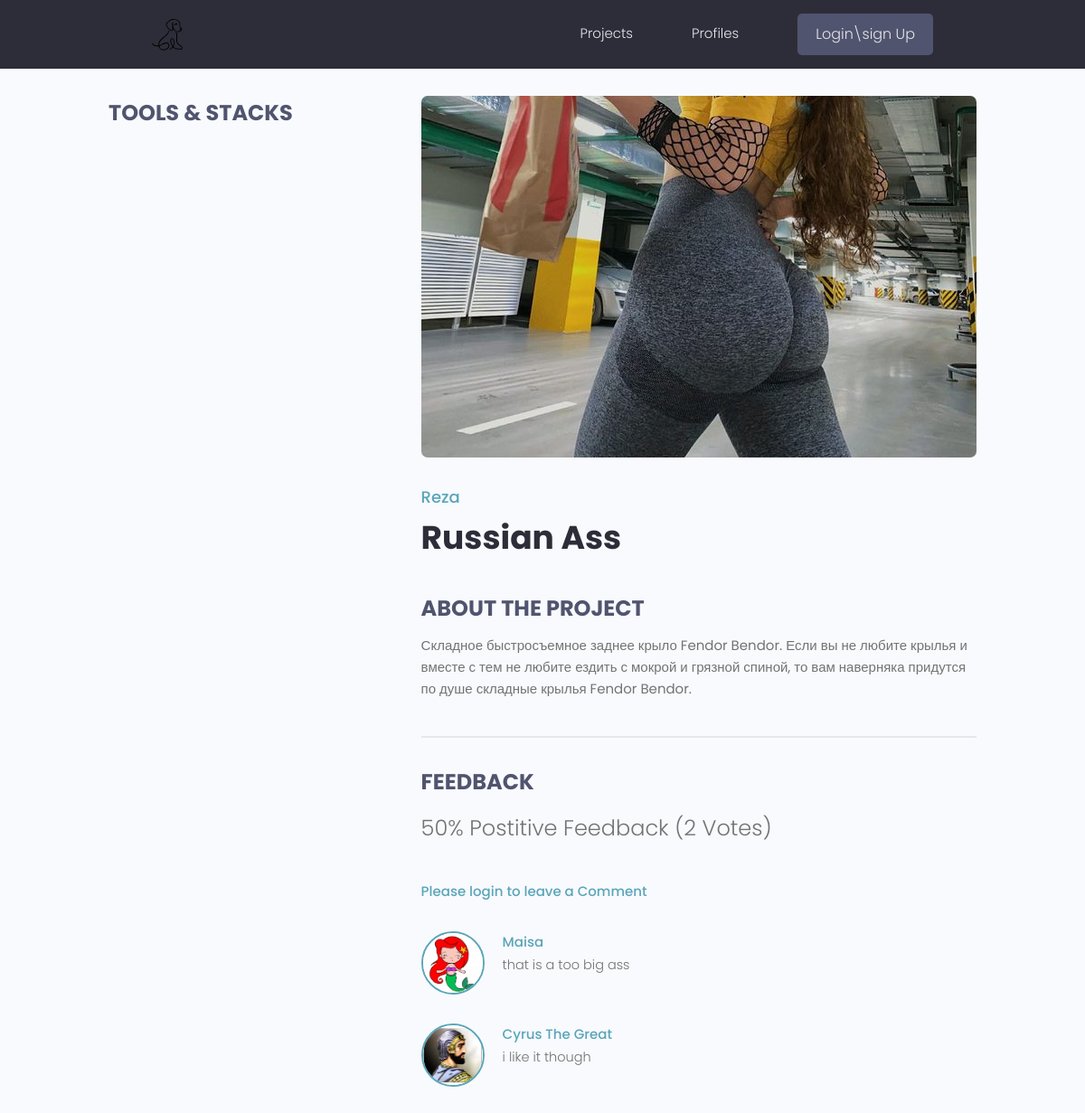
The app's page /project/project/344a4564-18ba-44c3-830e-3e2f1660a4fc/ with its own data.
### projects/models.py (models this page shows, shortened)
class project(models.Model):
    owner=models.ForeignKey(profile,null=True,blank=True,on_delete=models.SET_NULL)
    title=models.CharField(max_length=200)
    descriptions=models.TextField(blank=True,null=True)
    demo_link=models.CharField(max_length=2000,null=True,blank=True)
    source_link=models.CharField(max_length=2000,null=True,blank=True)
    feuchered_image=models.ImageField(null=True,blank=True,default='default.jpg')
    tags=models.ManyToManyField('Tag', blank=True)
    Vote_total=models.IntegerField(default=0,null=True,blank=True)
    Vote_ratio=models.IntegerField(default=0,null=True,blank=True)
    created=models.DateTimeField(auto_now_add=True)
    id=models.UUIDField(default=uuid.uuid4,unique=True
                        ,primary_key=True,editable=False)
    class Meta:
        ordering=['-Vote_ratio','-Vote_total','title']
    @property
    def reviewers(self):
        queryset = self.review_set.all().values_list('owner__id', flat=True)
        return queryset

class review(models.Model):
    VOTE_TYPE = (
        ('up', 'Up Vote'),
        ('down', 'Down Vote'),
    )
    owner = models.ForeignKey(profile, null=True , on_delete=models.SET_NULL)
    project = models.ForeignKey(project, on_delete=models.CASCADE)
    body = models.TextField(null=True, blank=True)
    value = models.CharField(max_length=200, choices=VOTE_TYPE)
    created = models.DateTimeField(auto_now_add=True)
    id = models.UUIDField(default=uuid.uuid4, unique=True,
                          primary_key=True, editable=False)
    class Meta:
         unique_together=[['owner' , 'project']]

### users/models.py (models this page shows, shortened)
class profile(models.Model):
    user=models.OneToOneField(User,on_delete=models.CASCADE,null=True,blank=True)
    first_name=models.CharField(max_length=200,blank=True,null=True)
    last_name=models.CharField(max_length=200,blank=True,null=True)
    short_bio=models.CharField(max_length=200,blank=True,null=True)
    username=models.CharField(max_length=200,blank=True,null=True)
    location=models.CharField(max_length=200,blank=True,null=True)
    bio=models.TextField(blank=True,null=True)
    profile_img=models.ImageField(null=True,upload_to='images/profiles',blank=True,default='profiles/user-default.png')
    age=models.IntegerField(default=0,null=True,blank=True)
    email=models.EmailField(max_length=500,null=True,blank=True)
    social_website=models.CharField(max_length=200,blank=True,null=True)
    social_youtube=models.CharField(max_length=200,blank=True,null=True)
    social_linkedin=models.CharField(max_length=200,blank=True,null=True)
    social_twitter=models.CharField(max_length=200,blank=True,null=True)
    social_github=models.CharField(max_length=200,blank=True,null=True)
    created=models.DateTimeField(auto_now_add=True)
    id=models.UUIDField(default=uuid.uuid4,unique=True
                        ,primary_key=True,editable=False)
    class Meta:
        ordering=['created']

### projects/views.py (the view, shortened to what this page needs)
# urls.py: path('project/<str:pk>/',views.Project,name="project"),
def Project(request,pk):
     projectObj=project.objects.get(id=pk)
     form=reviewForm()
     print(projectObj.__dict__)
     print(dir(projectObj))
     return render(request,'projects/single-projects.html', {'project': projectObj, 'form': form})

### projects/templates/projects/single-projects.html (shortened to what this page needs)
{% extends 'main.html' %}
{% block content %}
<main class="singleProject my-md">
    <div class="container">
      <div class="layout">
        <div class="column column--1of3">
          <h3 class="singleProject__subtitle">Tools & Stacks</h3>
        </div>
        <div class="column column--2of3">
          <img class="singleProject__preview" src="{{project.feuchered_image.url}}" alt="portfolio thumbnail" />
          <a href="{% url 'user-profiles' project.owner.id %}" class="singleProject__developer">{{project.owner.first_name}}</a>
          <h2 class="singleProject__title">{{project.title}}</h2>
          <h3 class="singleProject__subtitle">About the Project</h3>
          <div class="singleProject__info">{{project.descriptions}}
          </div>
          <div class="comments">
            <h3 class="singleProject__subtitle">Feedback</h3>
            <h5 class="project--rating">
              {{project.Vote_ratio}}% Postitive Feedback ({{project.Vote_total}} Vote{{project.Vote_total|pluralize:"s"}})
            </h5>
            {% if request.user.profile.id in project.reviewers %}
            <p>You have already submitted your comment for this review</p>
           {% elif  request.user.profile == project.owner%}
           <p>You cannot review your own Project</p>
            {% else %}
            <a href="{% url 'login'%}?next={{request.path}}">Please login to leave a Comment</a>
            {% endif %}
            {% for review in project.review_set.all %}
            {% if review.body %}
            <div class="commentList">
              <div class="comment">
                <a href="{% url 'user-profiles' review.owner.id %}">
                  <img class="avatar avatar--md"
                    src="{{review.owner.profile_img.url}}" alt="user" />
                </a>
                <div class="comment__details">
                  <a href="{% url 'user-profiles' review.owner.id %}" class="input">{{review.owner.first_name}}</a>
                  <p class="comment__info">
                   {{review.body|linebreaksbr}}
                  </p>
                </div>
              </div>
            </div>
            {% endif %}
            {% endfor %}
          </div>
        </div>
      </div>
    </div>
  </main>
{% endblock content %}

### static/styles/app.css (style rules this page uses)
:root { --color-sub: #2d2d39; }
img { width: 100%; }
.singleProject .column--1of3 { order: 2; }
@media screen and (min-width: 1081px) { .singleProject .column--1of3 { order: 1; } }
@media screen and (min-width: 1081px) { .singleProject .column--2of3 { order: 2; } }
.singleProject__preview { height: 50vh; object-fit: cover; object-position: top center; margin-bottom: 3rem; border-radius: 0.7rem; }
.singleProject__developer { font-size: 1.8rem; font-weight: 500; }
.singleProject__title { font-size: 3.6rem; font-weight: 700; color: var(--color-sub); margin-bottom: 3rem; }
.project--rating { margin-bottom: 1.6em; margin-top: .5em; }
.singleProject__subtitle { text-transform: uppercase; font-size: 2.4rem; font-weight: 700; color: var(--color-sub-light); margin-bottom: 1rem; }
.comments { margin-top: 4rem; padding-top: 3rem; border-top: 2px solid var(--color-light); }
.commentList { margin: 3rem 0; }
.comment { display: flex; gap: 2rem; }
.comment__info { font-size: 1.45rem; }

### static/uikit/styles/modules/_variables.css (style rules this page uses)
:root { --color-main: #5aa5b9; --color-main-light: #e6faff; --color-sub: #3f4156; --color-sub-light: #51546e; --color-sub-lighter: #ededfd; --color-text: #737373; --color-gray: #8b8b8b; --color-light: #e5e7eb; --color-light-gray: #767676; --color-bg: #f8fafd; --color-white: #fffefd; --color-white-light: #f3f3f3; --color-success: #359e64; --color-success-bg: #def8e8; --color-error: #fc4b0b; --color-error-bg: #fff2ee; --font-base: 'Poppins', arial, helvetica, 'Segoe UI', roboto, ubuntu, sans-serif; --font-monospace: 'Fira Code', 'Courier New', courier, monospace; --font-regular: 300; --font-medium: 500; --font-bold: 700; --generic-shadow: 1px 1px 5px #00000010; --generic-transition: all 0.3s ease-in-out; }

### static/uikit/styles/modules/_base.css (style rules this page uses)
* { margin: 0; padding: 0; box-sizing: border-box; text-rendering: optimizeLegibility; color: inherit; font-size: inherit; }
html { font-size: 50%; }
@media only screen and (min-width: 480px) { html { font-size: 56.25%; } }
@media only screen and (min-width: 1200px) { html { font-size: 62.5%; } }
body { line-height: 1.6; font-weight: 400; font-size: 1.5rem; color: var(--color-text); background-color: var(--color-bg); min-height: 100vh; }

### static/uikit/styles/modules/_typography.css (style rules this page uses)
* { font-family: var(--font-base); }
h2 { font-size: 3.6rem; font-weight: var(--font-bold); }
h3 { font-size: 3.2rem; font-weight: var(--font-medium); }
h5 { font-size: 2.4rem; font-weight: var(--font-medium); }
h5, h6 { font-weight: var(--font-regular); }
p, span, strong { font-size: 1.6rem; color: var(--color-text); font-weight: var(--font-regular); }
a { padding-bottom: 2px; text-decoration: none; display: inline-block; color: var(--color-main); font-weight: var(--font-medium); }

### static/uikit/styles/modules/_utilities.css (style rules this page uses)
.container { width: 92%; max-width: 165rem; margin: 0 auto; box-sizing: border-box; }
@media screen and (min-width: 1000px) { .container { width: 90%; } }
@media screen and (min-width: 1200px) { .container { width: 80%; } }
.my-md { margin: 3rem auto; }

### static/uikit/styles/modules/_avatar.css (style rules this page uses)
.avatar { border-radius: 50%; border: 2px solid var(--color-main); object-fit: cover; }
.avatar--md { height: 7rem; width: 7rem; }

### static/uikit/styles/modules/_layout.css (style rules this page uses)
.layout { display: flex; flex-flow: row wrap; justify-content: space-between; }
.layout > .column { margin-bottom: 3rem; }
.layout > .column.column--1of3 { flex-basis: 30%; }
.layout > .column.column--2of3 { flex-basis: 64%; }

### records on screen
project: feuchered_image (picture), owner.first_name "Reza", title "Russian Ass", descriptions "Складное быстросъемное заднее крыло Fendor Bendor. Если вы не любите крылья и вместе с тем не любите ездить с мокрой и грязной спиной, то вам наверняка придутся по душе складные крылья Fendor Bendor.", Vote_ratio "50", Vote_total "2"
review: owner.profile_img (picture), owner.first_name "Maisa", body "that is a too big ass"
review: owner.profile_img (picture), owner.first_name "Cyrus The Great", body "i like it though"
